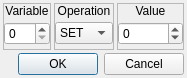
<?xml version="1.0" encoding="UTF-8"?>
<ui version="4.0">
 <class>ConfigureEvent_ChangeVariable</class>
 <widget class="QDialog" name="ConfigureEvent_ChangeVariable">
  <property name="geometry">
   <rect>
    <x>0</x>
    <y>0</y>
    <width>187</width>
    <height>78</height>
   </rect>
  </property>
  <property name="windowTitle">
   <string>Change Variable</string>
  </property>
  <property name="styleSheet">
   <string notr="true">.QFrame
{
	border: 1px solid palette(text);
}

.QFrame&gt;QLabel
{
	background-color: palette(text);
	color: palette(window);
}</string>
  </property>
  <layout class="QGridLayout" name="gridLayout">
   <property name="leftMargin">
    <number>3</number>
   </property>
   <property name="topMargin">
    <number>3</number>
   </property>
   <property name="rightMargin">
    <number>3</number>
   </property>
   <property name="bottomMargin">
    <number>3</number>
   </property>
   <property name="spacing">
    <number>3</number>
   </property>
   <item row="0" column="0">
    <widget class="QFrame" name="frmVariable">
     <property name="frameShape">
      <enum>QFrame::StyledPanel</enum>
     </property>
     <property name="frameShadow">
      <enum>QFrame::Raised</enum>
     </property>
     <layout class="QVBoxLayout" name="verticalLayout_3">
      <property name="spacing">
       <number>0</number>
      </property>
      <property name="leftMargin">
       <number>0</number>
      </property>
      <property name="topMargin">
       <number>0</number>
      </property>
      <property name="rightMargin">
       <number>0</number>
      </property>
      <property name="bottomMargin">
       <number>0</number>
      </property>
      <item>
       <widget class="QLabel" name="label_3">
        <property name="sizePolicy">
         <sizepolicy hsizetype="Preferred" vsizetype="Fixed">
          <horstretch>0</horstretch>
          <verstretch>0</verstretch>
         </sizepolicy>
        </property>
        <property name="text">
         <string>Variable</string>
        </property>
        <property name="alignment">
         <set>Qt::AlignCenter</set>
        </property>
       </widget>
      </item>
      <item>
       <widget class="QWidget" name="widget_3" native="true">
        <layout class="QHBoxLayout" name="horizontalLayout_2">
         <property name="spacing">
          <number>0</number>
         </property>
         <property name="leftMargin">
          <number>0</number>
         </property>
         <property name="topMargin">
          <number>0</number>
         </property>
         <property name="rightMargin">
          <number>0</number>
         </property>
         <property name="bottomMargin">
          <number>0</number>
         </property>
         <item>
          <widget class="QSpinBox" name="numVariableID">
           <property name="maximum">
            <number>3</number>
           </property>
          </widget>
         </item>
        </layout>
       </widget>
      </item>
     </layout>
    </widget>
   </item>
   <item row="0" column="1">
    <widget class="QFrame" name="frmVariable_2">
     <property name="frameShape">
      <enum>QFrame::StyledPanel</enum>
     </property>
     <property name="frameShadow">
      <enum>QFrame::Raised</enum>
     </property>
     <layout class="QVBoxLayout" name="verticalLayout_4">
      <property name="spacing">
       <number>0</number>
      </property>
      <property name="leftMargin">
       <number>0</number>
      </property>
      <property name="topMargin">
       <number>0</number>
      </property>
      <property name="rightMargin">
       <number>0</number>
      </property>
      <property name="bottomMargin">
       <number>0</number>
      </property>
      <item>
       <widget class="QLabel" name="label_4">
        <property name="sizePolicy">
         <sizepolicy hsizetype="Preferred" vsizetype="Fixed">
          <horstretch>0</horstretch>
          <verstretch>0</verstretch>
         </sizepolicy>
        </property>
        <property name="text">
         <string>Operation</string>
        </property>
        <property name="alignment">
         <set>Qt::AlignCenter</set>
        </property>
       </widget>
      </item>
      <item>
       <widget class="QWidget" name="widget_4" native="true">
        <layout class="QHBoxLayout" name="horizontalLayout_3">
         <property name="spacing">
          <number>0</number>
         </property>
         <property name="leftMargin">
          <number>0</number>
         </property>
         <property name="topMargin">
          <number>0</number>
         </property>
         <property name="rightMargin">
          <number>0</number>
         </property>
         <property name="bottomMargin">
          <number>0</number>
         </property>
         <item>
          <widget class="QComboBox" name="optOperation">
           <item>
            <property name="text">
             <string>SET</string>
            </property>
           </item>
           <item>
            <property name="text">
             <string>ADD</string>
            </property>
           </item>
           <item>
            <property name="text">
             <string>SUB</string>
            </property>
           </item>
           <item>
            <property name="text">
             <string>MUL</string>
            </property>
           </item>
           <item>
            <property name="text">
             <string>DIV</string>
            </property>
           </item>
           <item>
            <property name="text">
             <string>MOD</string>
            </property>
           </item>
          </widget>
         </item>
        </layout>
       </widget>
      </item>
     </layout>
    </widget>
   </item>
   <item row="0" column="2">
    <widget class="QFrame" name="frmVariable_4">
     <property name="frameShape">
      <enum>QFrame::StyledPanel</enum>
     </property>
     <property name="frameShadow">
      <enum>QFrame::Raised</enum>
     </property>
     <layout class="QVBoxLayout" name="verticalLayout_6">
      <property name="spacing">
       <number>0</number>
      </property>
      <property name="leftMargin">
       <number>0</number>
      </property>
      <property name="topMargin">
       <number>0</number>
      </property>
      <property name="rightMargin">
       <number>0</number>
      </property>
      <property name="bottomMargin">
       <number>0</number>
      </property>
      <item>
       <widget class="QLabel" name="label_6">
        <property name="sizePolicy">
         <sizepolicy hsizetype="Preferred" vsizetype="Fixed">
          <horstretch>0</horstretch>
          <verstretch>0</verstretch>
         </sizepolicy>
        </property>
        <property name="text">
         <string>Value</string>
        </property>
        <property name="alignment">
         <set>Qt::AlignCenter</set>
        </property>
       </widget>
      </item>
      <item>
       <widget class="QWidget" name="widget_6" native="true">
        <layout class="QHBoxLayout" name="horizontalLayout_5">
         <property name="spacing">
          <number>0</number>
         </property>
         <property name="leftMargin">
          <number>0</number>
         </property>
         <property name="topMargin">
          <number>0</number>
         </property>
         <property name="rightMargin">
          <number>0</number>
         </property>
         <property name="bottomMargin">
          <number>0</number>
         </property>
         <item>
          <widget class="QSpinBox" name="numValue">
           <property name="minimum">
            <number>-32676</number>
           </property>
           <property name="maximum">
            <number>32676</number>
           </property>
          </widget>
         </item>
        </layout>
       </widget>
      </item>
     </layout>
    </widget>
   </item>
   <item row="1" column="0" colspan="3">
    <widget class="QDialogButtonBox" name="buttonBox">
     <property name="orientation">
      <enum>Qt::Horizontal</enum>
     </property>
     <property name="standardButtons">
      <set>QDialogButtonBox::Cancel|QDialogButtonBox::Ok</set>
     </property>
    </widget>
   </item>
  </layout>
 </widget>
 <resources/>
 <connections>
  <connection>
   <sender>buttonBox</sender>
   <signal>accepted()</signal>
   <receiver>ConfigureEvent_ChangeVariable</receiver>
   <slot>accept()</slot>
   <hints>
    <hint type="sourcelabel">
     <x>248</x>
     <y>254</y>
    </hint>
    <hint type="destinationlabel">
     <x>157</x>
     <y>274</y>
    </hint>
   </hints>
  </connection>
  <connection>
   <sender>buttonBox</sender>
   <signal>rejected()</signal>
   <receiver>ConfigureEvent_ChangeVariable</receiver>
   <slot>reject()</slot>
   <hints>
    <hint type="sourcelabel">
     <x>316</x>
     <y>260</y>
    </hint>
    <hint type="destinationlabel">
     <x>286</x>
     <y>274</y>
    </hint>
   </hints>
  </connection>
 </connections>
</ui>
